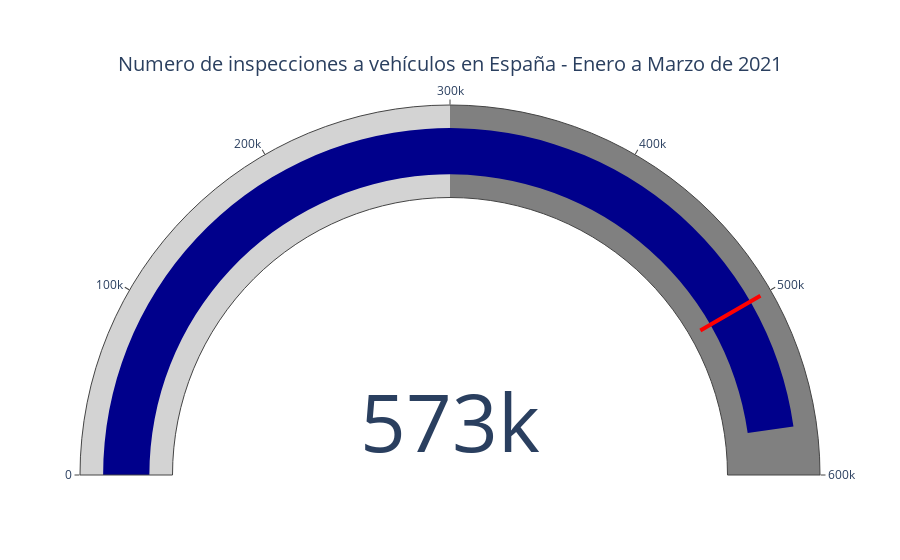

Notebook cell for this chart:
### Code cell
fig = go.Figure(go.Indicator(
    mode="gauge+number",
    value=df.shape[0],
    title={'text': "Numero de inspecciones a vehículos en España - Enero a Marzo de 2021"},
    gauge={
        'axis': {'range': [0, 600000]},
        'bar': {'color': "darkblue"},
        'steps': [
            {'range': [0, 300000], 'color': "lightgray"},
            {'range': [300000, 600000], 'color': "gray"}
        ],
        'threshold': {
            'line': {'color': "red", 'width': 4},
            'thickness': 0.75,
            'value': 500000
        }
    }
))
fig.write_image("images/gauge_chart.png")
fig.show()

### Figure 1 — Plotly figure (JSON) as saved in the notebook; plotly's stock layout.template omitted (floating-point values rounded to 4 significant figures)
{"data": [{"gauge": {"axis": {"range": [0, 600000]}, "bar": {"color": "darkblue"}, "steps": [{"color": "lightgray", "range": [0, 300000]}, {"color": "gray", "range": [300000, 600000]}], "threshold": {"line": {"color": "red", "width": 4}, "thickness": 0.75, "value": 500000}}, "mode": "gauge+number", "title": {"text": "Numero de inspecciones a vehículos en España - Enero a Marzo de 2021"}, "type": "indicator", "value": 573193}], "layout": {"autosize": true}}
